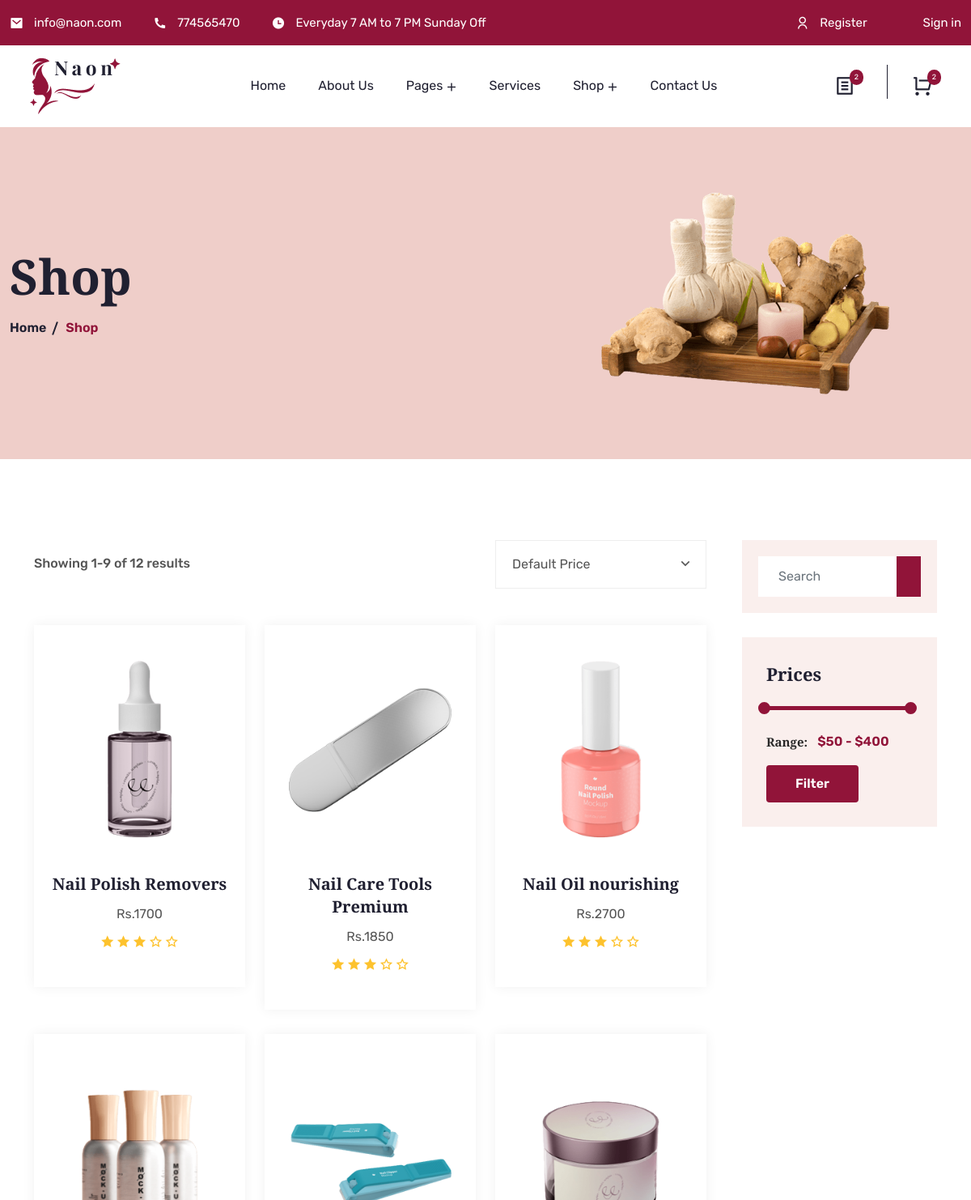
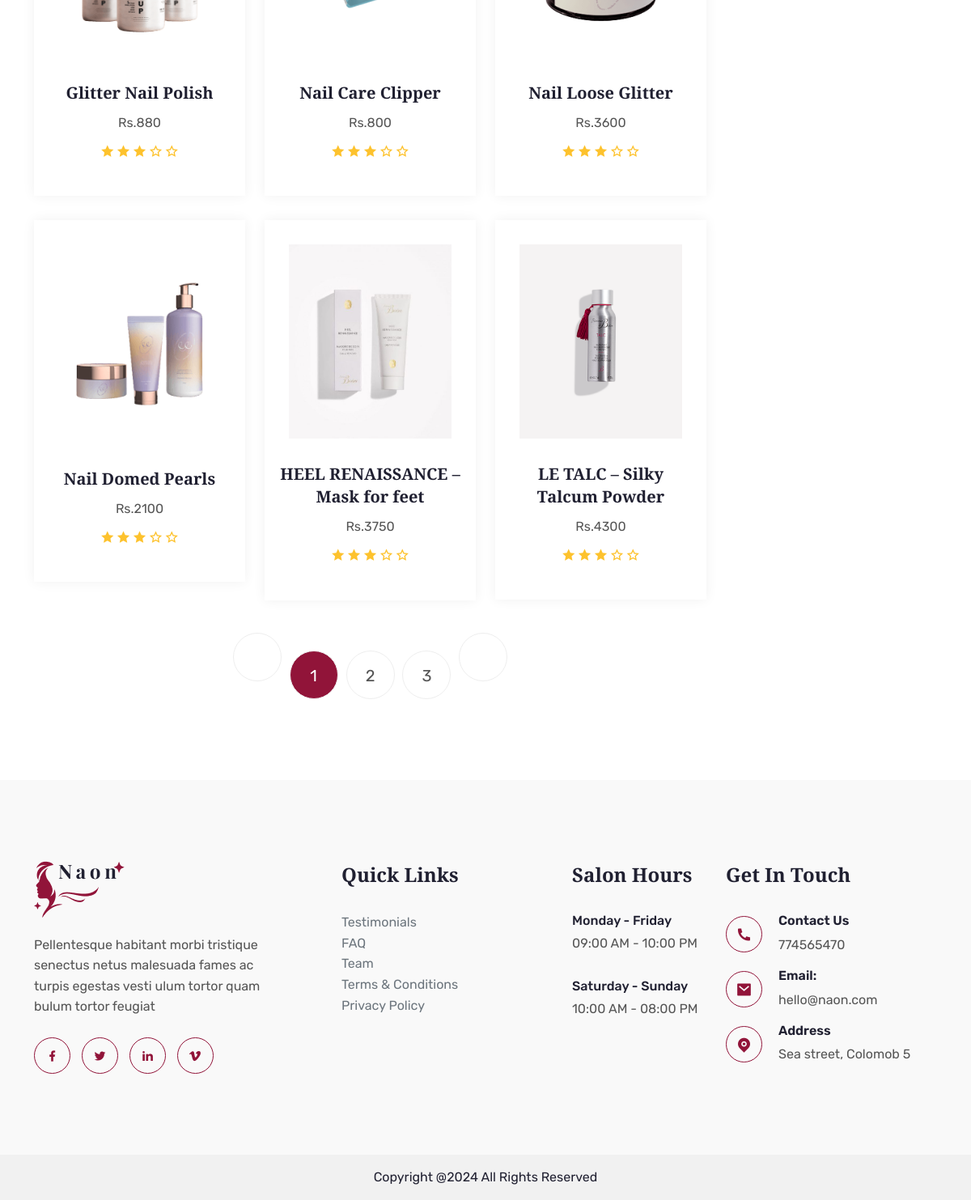
The page /shop.php on the database its author committed (2 pictures, top to bottom).
### tables this page shows
CREATE TABLE `tbl_saloon_contact` (
  `ContactId` int(11) NOT NULL,
  `PhoneNumber` int(50) NOT NULL,
  `Email` varchar(255) NOT NULL,
  `AddressLine` varchar(255) NOT NULL,
  `City` varchar(255) NOT NULL
);

CREATE TABLE `tbl_online_products_inventory` (
  `OnlineProductId` int(10) NOT NULL,
  `OnlineProductName` varchar(255) NOT NULL,
  `Sku` varchar(20) NOT NULL,
  `OnlineProductOldPrice` decimal(10,0) NOT NULL COMMENT 'price view on website',
  `OnlineProductCurrentPrice` decimal(10,0) NOT NULL,
  `ProductQty` int(11) NOT NULL DEFAULT 0 COMMENT 'Total available Product Qty',
  `Issued` int(100) NOT NULL DEFAULT 0 COMMENT 'Total available Issued Product Qty',
  `OnlineProductImage` varchar(255) NOT NULL,
  `OnlineProductDescription` varchar(255) NOT NULL,
  `OnlineProductsShortDescription` varchar(255) NOT NULL,
  `OnlineProductsIsActive` int(1) NOT NULL
);

### web/shop.php (the view, shortened to what the rows shown need)
<?php include 'header.php'; ?>
<?php include 'menu.php'; ?>
<div class="shop-area pt-100 pb-70">
    <div class="container">
        <div class="row">
            <div class="col-lg-9">
                <div class="row justify-content-center">
                    <?php
                    $db = dbConnection();
                    $sql = "SELECT* FROM tbl_online_products_inventory";
                    $result = $db->query($sql);
                    if ($result->num_rows > 0) {
                        while ($row = $result->fetch_assoc()) {
                            ?>
                            <div class="col-lg-4 col-md-6">
                                <div class="products-card products-card-short-css">
                                    <div class="product-img">
                                        <a href="shop-details.php?OnlineProductId=<?php echo $row['OnlineProductId'] ?>">
                                            <img src="../system/assets/images/online_products_image/<?= $row['OnlineProductImage'] ?>" alt="Products">
                                        </a>
                                    </div>
                                    <div class="content">
                                        <h3><a href="shop-details.php"><?= $row['OnlineProductName'] ?></a></h3>
                                        <span>Rs.<?= $row['OnlineProductCurrentPrice'] ?></span>
                                        <div class="rating">
                                            <i class="ri-star-fill"></i>
                                            <i class="ri-star-fill"></i>
                                            <i class="ri-star-fill"></i>
                                            <i class="ri-star-line"></i>
                                            <i class="ri-star-line"></i>
                                        </div>
                                    </div>
                                </div>
                            </div>
                            <?php
                        }
                    }
                    ?>
                </div>
            </div>
        </div>
    </div>
</div>
<?php include 'footer.php'; ?>

### web/loggedOutMenu.php (shortened to what the rows shown need)
<header class="top-header">
    <div class="container-fluid">
        <div class="row align-items-center">
            <div class="col-lg-8 col-md-9">
                <div class="header-left">
                    <ul>
                        <?php
                        $db = dbConnection();
                        $sql = "SELECT* FROM tbl_saloon_contact";
                        $result = $db->query($sql);
                        if ($result->num_rows > 0) {
                            while ($row = $result->fetch_assoc()) {
                                ?>
                                <li>
                                    <i class="ri-mail-fill"></i>
                                    <a href="/cdn-cgi/l/email-protection#89e0e7efe6c9e7e8e6e7a7eae6e4"><span class="__cf_email__" data-cfemail="563f38303916383739387835393b"><?= $row['Email'] ?></span></a>
                                </li>
                                <li>
                                    <i class="ri-phone-fill"></i>
                                    <a href="tel:+123-456-778"><?= $row['PhoneNumber'] ?></a>
                                </li>
                                <li>
                                    <i class="ri-time-fill"></i>
                                    Everyday 7 AM to 7 PM Sunday Off
                                </li>
                                <?php
                            }
                        }
                        ?>
                    </ul>
                </div>
            </div>
        </div>
    </div>
</header>

### web/footer.php (shortened to what the rows shown need)
<footer class="footer-area footer-bg">
    <div class="container pt-100 pb-70">
        <div class="row">
            <div class="col-lg-3 col-sm-6">
                <div class="footer-widget ps-3">
                    <ul class="footer-contact">
                        <?php
                        $db = dbConnection();
                        $sql = "SELECT* FROM tbl_saloon_contact";
                        $result = $db->query($sql);
                        if ($result->num_rows > 0) {
                            while ($row = $result->fetch_assoc()) {
                                ?>
                                <li>
                                    <i class="ri-phone-fill"></i>
                                    <div class="content">
                                        <h4>Contact Us</h4>
                                        <span><a href="tel:+123456778" target="_blank"><?=$row['PhoneNumber']?></a></span>
                                    </div>
                                </li>
                                <li>
                                    <i class="ri-mail-fill"></i>
                                    <div class="content">
                                        <h4>Email:</h4>
                                        <span><a href="/cdn-cgi/l/email-protection#d6beb3babab996b8b7b9b8f8b5b9bb" target="_blank"><span class="__cf_email__" data-cfemail="b9d1dcd5d5d6f9d7d8d6d797dad6d4"><?=$row['Email']?></span></a></span>
                                    </div>
                                </li>
                                <li>
                                    <i class="ri-map-pin-fill"></i>
                                    <div class="content">
                                        <h4>Address</h4>
                                        <span><?=$row['AddressLine']?>,</span>
                                        <span> <?=$row['City']?></span>
                                    </div>
                                </li>
                                <?php
                            }
                        }
                        ?>
                    </ul>
                </div>
            </div>
        </div>
    </div>
</footer>
</body>
</html>

### rows shown on the page
tbl_saloon_contact: PhoneNumber "774565470", AddressLine "Sea street", City "Colomob 5"
tbl_online_products_inventory: OnlineProductImage (picture), OnlineProductName "Nail Polish Removers", OnlineProductCurrentPrice "1700"
tbl_online_products_inventory: OnlineProductImage (picture), OnlineProductName "Nail Care Tools Premium", OnlineProductCurrentPrice "1850"
tbl_online_products_inventory: OnlineProductImage (picture), OnlineProductName "Nail Oil nourishing", OnlineProductCurrentPrice "2700"
tbl_online_products_inventory: OnlineProductImage (picture), OnlineProductName "Glitter Nail Polish", OnlineProductCurrentPrice "880"
tbl_online_products_inventory: OnlineProductImage (picture), OnlineProductName "Nail Care Clipper", OnlineProductCurrentPrice "800"
tbl_online_products_inventory: OnlineProductImage (picture), OnlineProductName "Nail Loose Glitter", OnlineProductCurrentPrice "3600"
tbl_online_products_inventory: OnlineProductImage (picture), OnlineProductName "Nail Domed Pearls", OnlineProductCurrentPrice "2100"
tbl_online_products_inventory: OnlineProductImage (picture), OnlineProductName "HEEL RENAISSANCE – Mask for feet", OnlineProductCurrentPrice "3750"
tbl_online_products_inventory: OnlineProductImage (picture), OnlineProductName "LE TALC – Silky Talcum Powder", OnlineProductCurrentPrice "4300"
